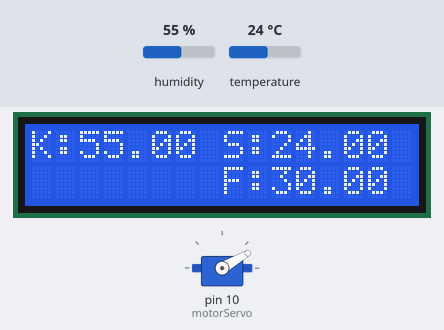
Simulated run of this sketch. Board: Arduino Uno, built with avr-gcc and run on an emulated ATmega328P. On the bench: 16×2 character LCD, servo. The inputs (shaded band) are chosen by the test bench; at power-on: humidity 55 %, temperature 24 °C. What the sketch prints to the serial monitor is not drawn.

Above: at 1.2 s.
1.3 s: humidity set to 88 %
At 3.7 s:
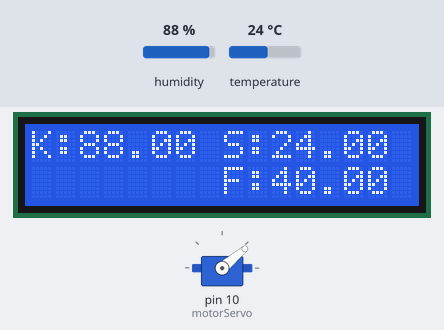
4.7 s: temperature set to 12 °C
At 6.7 s:
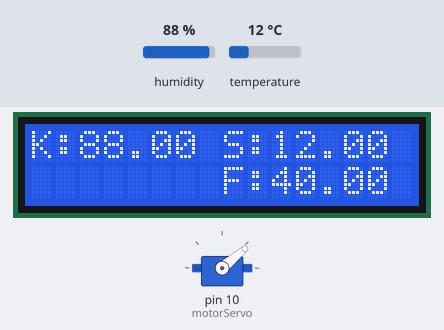
7.8 s: humidity set to 22 %
At 9.9 s:
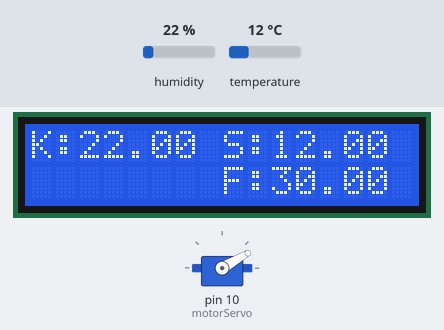
10.9 s: temperature set to 33 °C
At 14.8 s:
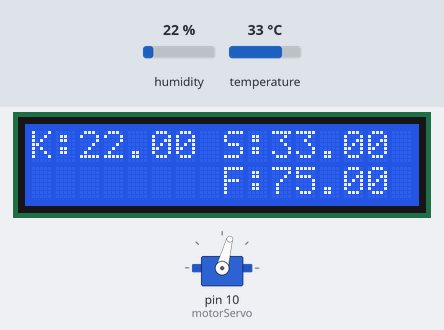
Timing chart, 0 to 16.1 s (numbered marks = the images above; inputs shaded):
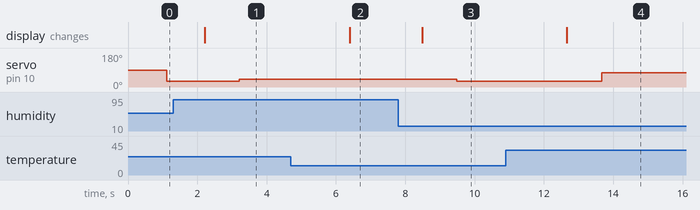

The sketch:

sor_suhu_kelembaban_fuzzyfikasi_puteran_keran_sugeno_tanpa_c.ino
```cpp
#include <LiquidCrystal_I2C.h>
LiquidCrystal_I2C lcd(0x27,16,2);  // GANTI 0x3F Ke 0x27 kalau LCD ga muncul
#include <DHT.h>
DHT dht(2, DHT11); //Pin, Jenis DHT
#include <Servo.h>
Servo motorServo;

//sensor ldr
const int pin_ldr = A0;
int powerPin = 3;    // untuk pengganti VCC/5vOLT
#define r1 8

//Rule Base
float suhu [2];
float kelembaban [2];
float cahaya [2];
float rule [2][2];
float rule00, rule01;
float rule10, rule11;
float defuz, pwm, defuzzy;
float temp;
float sensorKelembaban;
 float sensorSuhu;
// int sensorCahaya;


void setup(){

  lcd.init();
  // Print a message to the LCD.
  lcd.backlight();
  // jadikan pin power sebagai output
  pinMode(powerPin, OUTPUT);
  // default bernilai LOW
  digitalWrite(powerPin, LOW);
 Serial.begin(9600);
 dht.begin();
 pinMode(r1, OUTPUT);
 pinMode(r1, OUTPUT);
 motorServo.attach(10);
}

void loop(){
 digitalWrite(powerPin, HIGH);

float sensorSuhu = dht.readTemperature();
float sensorKelembaban = dht.readHumidity();

// sensorSuhu = 32.00;
// sensorKelembaban = 79.00 ;
// sensorCahaya = 2;
// float sensorCahaya = dht.readTemperature();

//  fuzzifikasi
 FuzzySuhu(sensorSuhu);
 FuzzyKelembaban(sensorKelembaban);

// defuzzifikasi
 Defuzzy();

// Serial.print("k: ");
// Serial.print(sensorKelembaban);
// Serial.print(" ");
// Serial.print("s: ");
// Serial.println(sensorSuhu);
//  Serial.print("c: ");
// Serial.println(sensorCahaya);
// Serial.print("fuzzy: ");
// Serial.println(defuzzy);

  lcd.clear();
  lcd.setCursor(0,0);
  lcd.print("K: ");
  lcd.setCursor(2,0);
  lcd.print(sensorKelembaban);
  lcd.setCursor(8,0);
  lcd.print("S: ");
  lcd.setCursor(10,0);
  lcd.print(sensorSuhu);

  lcd.setCursor(0,1);
//  lcd.print("C: ");
//  lcd.setCursor(2,1);
//  lcd.print(sensorCahaya);
  lcd.setCursor(8,1);
  lcd.print("F: ");
  lcd.setCursor(10,1);
  lcd.print(defuzzy);

  delay(1000);

//  servo
   motorServo.write(defuzzy);  // Turn Servo ke kiri 45 degrees

}


void FuzzySuhu(float sensorSuhu){
  // untuk suhu hampir panas
  if (sensorSuhu <= 27.00)
  { suhu [0] = 1;}
  else if (sensorSuhu > 27.00 && sensorSuhu <= 30.00)
  {  suhu [0] = (30.00 - sensorSuhu)/(30.00 - 27.00); }
  else
  { suhu [0] = 0;}
  Serial.print("suhu functions: ");
  Serial.println(sensorSuhu);
  // untuk suhu panas
  if (sensorSuhu <= 27.00)
  { suhu [1] = 0;}
  else if (sensorSuhu > 27.00 && sensorSuhu <= 30.00)
  { suhu [1] = (sensorSuhu-27.00)/(30.00-27.00);}
  else
  { suhu [1] = 1;}
}

void FuzzyKelembaban(float sensorKelembaban){
  // untuk panas
  if (sensorKelembaban <= 65.00)
  { kelembaban [0] = 1;}
  else if (sensorKelembaban > 65.00 && sensorKelembaban <= 70.00)
  {  kelembaban [0] = (70.00 - sensorKelembaban)/(70.00 - 65.00); }
  else
  { kelembaban [0] = 0;}

  // untuk hampir panas
  if (sensorKelembaban <= 65.00)
  { kelembaban [1] = 0;}
  else if (sensorKelembaban > 65.00 && sensorKelembaban <= 70.00)
  { kelembaban [1] = (sensorKelembaban-65.00)/(70.00 - 65.00);}
  else
  { kelembaban [1] = 1;}
  Serial.print("kelembaban functions: ");
  Serial.println(sensorKelembaban);
}


// rule dan defuzzifikasi belum dirubah
void RuleEva (){
 int i, j;
 for ( i=0; i<=1; i=i+1)
 {
   for ( j=0; j<=1; j=j+1)
   {
     temp = min(suhu[i], kelembaban[j]);
     rule [i][j] = temp;
   }
 }
 rule00 = rule [0][0]; // (hampir panas,hampir panas = )
 rule01 = rule [0][1]; // (hampir panas,panas = )

 rule10 = rule [1][0]; // (panas,hampir panas = )
 rule11 = rule [1][1]; // (panas,panas = )

}

void Defuzzy () {
  // metode sugeno (weighted average)
  RuleEva();
  pwm = (rule00 * 30) + (rule01 * 40)+ (rule10 * 75)+ (rule11 * 90);

  defuz = 0;
  int i, j;
  for ( i=0; i<=1; i=i+1)
  {
    for ( j=0; j<=1; j=j+1)
    {
      defuz = defuz + rule [i][j];
    }
  }
  defuzzy = pwm / defuz;
}
```

Measured:
- after the input at 1.3 s, servo on pin 10 (motorServo): 30° → 40° after 1.9 s; the display: changes after 0.91 s (image 1)
- after the input at 4.7 s, the display: changes after 1.7 s (image 2)
- after the input at 7.8 s, servo on pin 10 (motorServo): 40° → 30° after 1.7 s; the display: changes after 0.68 s (image 3)
- after the input at 10.9 s, servo on pin 10 (motorServo): 30° → 75° after 2.8 s; the display: changes after 1.8 s (image 4)
